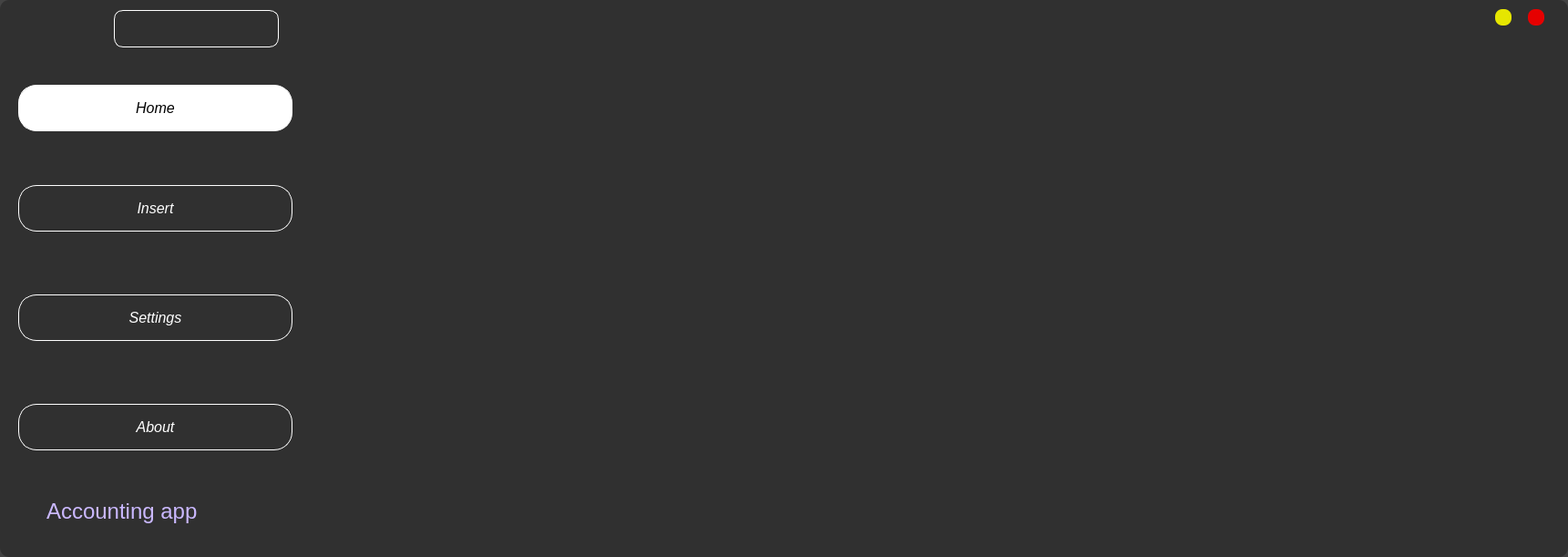
   <widget class="QFrame" name="frame_menu">
    <property name="geometry">
     <rect>
      <x>50</x>
      <y>180</y>
      <width>1721</width>
      <height>611</height>
     </rect>
    </property>
    <property name="font">
     <font>
      <family>Arial</family>
     </font>
    </property>
    <property name="styleSheet">
     <string notr="true">background-color: rgba(46, 46, 46, 0.9);
border-radius: 10px;</string>
    </property>
    <property name="frameShape">
     <enum>QFrame::StyledPanel</enum>
    </property>
    <property name="frameShadow">
     <enum>QFrame::Raised</enum>
    </property>
    <widget class="QPushButton" name="btnclose">
     <property name="geometry">
      <rect>
       <x>1677</x>
       <y>10</y>
       <width>18</width>
       <height>18</height>
      </rect>
     </property>
     <property name="minimumSize">
      <size>
       <width>18</width>
       <height>18</height>
      </size>
     </property>
     <property name="maximumSize">
      <size>
       <width>18</width>
       <height>18</height>
      </size>
     </property>
     <property name="font">
      <font>
       <family>Arial</family>
       <pointsize>10</pointsize>
      </font>
     </property>
     <property name="cursor">
      <cursorShape>PointingHandCursor</cursorShape>
     </property>
     <property name="styleSheet">
      <string notr="true">background-color: rgb(230, 0, 0);
border-radius: 8px;</string>
     </property>
     <property name="text">
      <string/>
     </property>
    </widget>
    <widget class="QPushButton" name="btnmini">
     <property name="geometry">
      <rect>
       <x>1641</x>
       <y>10</y>
       <width>18</width>
       <height>18</height>
      </rect>
     </property>
     <property name="minimumSize">
      <size>
       <width>18</width>
       <height>18</height>
      </size>
     </property>
     <property name="maximumSize">
      <size>
       <width>18</width>
       <height>18</height>
      </size>
     </property>
     <property name="font">
      <font>
       <family>Arial</family>
       <pointsize>10</pointsize>
      </font>
     </property>
     <property name="cursor">
      <cursorShape>PointingHandCursor</cursorShape>
     </property>
     <property name="styleSheet">
      <string notr="true">background-color: rgb(230, 230, 0);
border-radius: 8px;</string>
     </property>
     <property name="text">
      <string/>
     </property>
    </widget>
    <widget class="QPushButton" name="btn_home_page">
     <property name="geometry">
      <rect>
       <x>20</x>
       <y>93</y>
       <width>301</width>
       <height>51</height>
      </rect>
     </property>
     <property name="font">
      <font>
       <family>Arial</family>
       <pointsize>12</pointsize>
       <italic>true</italic>
      </font>
     </property>
     <property name="styleSheet">
      <string notr="true">QPushButton{
	border-radius: 20px;
    background-color: #fff;
    color: #000;
    border: 1px solid #fff;
}
QPushButton:hover{
	background-color: #fff;
    color: black;
}
</string>
     </property>
     <property name="text">
      <string>Home</string>
     </property>
    </widget>
    <widget class="QPushButton" name="btn_insert_page">
     <property name="geometry">
      <rect>
       <x>20</x>
       <y>203</y>
       <width>301</width>
       <height>51</height>
      </rect>
     </property>
     <property name="font">
      <font>
       <family>Arial</family>
       <pointsize>12</pointsize>
       <italic>true</italic>
      </font>
     </property>
     <property name="styleSheet">
      <string notr="true">QPushButton{
	border-radius: 20px;
    background-color: none;
    color: #fff;
    border: 1px solid #fff;
}
QPushButton:hover{
	background-color: #fff;
    color: black;
}
</string>
     </property>
     <property name="text">
      <string>Insert</string>
     </property>
    </widget>
    <widget class="QPushButton" name="btn_setting_page">
     <property name="geometry">
      <rect>
       <x>20</x>
       <y>323</y>
       <width>301</width>
       <height>51</height>
      </rect>
     </property>
     <property name="font">
      <font>
       <family>Arial</family>
       <pointsize>12</pointsize>
       <italic>true</italic>
      </font>
     </property>
     <property name="styleSheet">
      <string notr="true">QPushButton{
	border-radius: 20px;
    background-color: none;
    color: #fff;
    border: 1px solid #fff;
}
QPushButton:hover{
	background-color: #fff;
    color: black;
}
</string>
     </property>
     <property name="text">
      <string>Settings</string>
     </property>
    </widget>
    <widget class="QPushButton" name="btn_about_page">
     <property name="geometry">
      <rect>
       <x>20</x>
       <y>443</y>
       <width>301</width>
       <height>51</height>
      </rect>
     </property>
     <property name="font">
      <font>
       <family>Arial</family>
       <pointsize>12</pointsize>
       <italic>true</italic>
      </font>
     </property>
     <property name="styleSheet">
      <string notr="true">QPushButton{
	border-radius: 20px;
    background-color: none;
    color: #fff;
    border: 1px solid #fff;
}
QPushButton:hover{
	background-color: #fff;
    color: black;
}
</string>
     </property>
     <property name="text">
      <string>About</string>
     </property>
    </widget>
    <widget class="QLabel" name="label_5">
     <property name="geometry">
      <rect>
       <x>40</x>
       <y>530</y>
       <width>221</width>
       <height>61</height>
      </rect>
     </property>
     <property name="font">
      <font>
       <family>Arial</family>
       <pointsize>18</pointsize>
      </font>
     </property>
     <property name="styleSheet">
      <string notr="true">color: #CAB8FF;
padding: 5px;
background-color: none;</string>
     </property>
     <property name="text">
      <string>Accounting app</string>
     </property>
    </widget>
    <widget class="QLabel" name="label_user">
     <property name="geometry">
      <rect>
       <x>125</x>
       <y>11</y>
       <width>181</width>
       <height>41</height>
      </rect>
     </property>
     <property name="font">
      <font>
       <family>Arial</family>
       <pointsize>12</pointsize>
      </font>
     </property>
     <property name="styleSheet">
      <string notr="true">QLabel {
    border: 1px solid rgb(255, 255, 255);
    background-color: none;
    color: #fff;
    border-radius: 10px;


}
QLabel:hover {
    background-color: rgb(255, 255, 255);
    color: rgb(0, 0, 0)
}</string>
     </property>
     <property name="text">
      <string/>
     </property>
    </widget>
   </widget>
